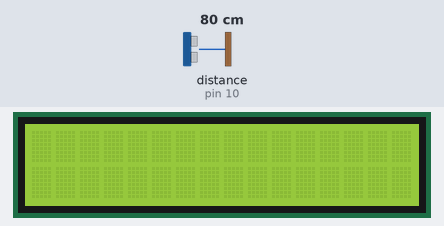
The program below on a simulated Arduino Uno, built with avr-gcc and run on an emulated ATmega328P. Shown: 16×2 character LCD. Inputs (shaded band) come from the test bench; at power-on: distance to the obstacle (sensor on pin 10) 80 cm. What the program prints to the serial monitor is not drawn.

Above: at 1.2 s.
1.3 s: distance to the obstacle (sensor on pin 10) set to 2 cm
At 1.8 s:
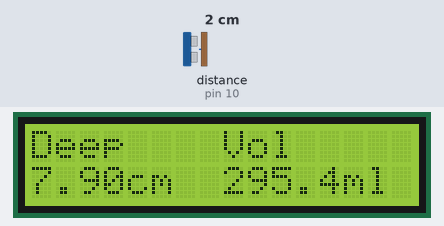
2.8 s: distance to the obstacle (sensor on pin 10) set to 4 cm
At 4.2 s:
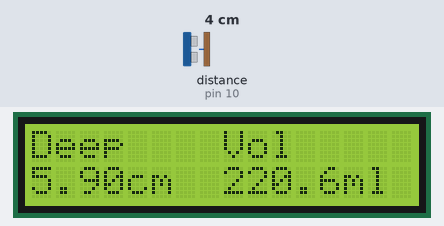
4.8 s: distance to the obstacle (sensor on pin 10) set to 9 cm
At 6.8 s:
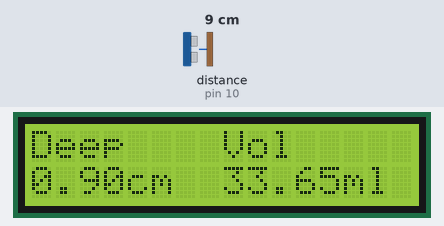
Timing chart, 0 to 8.3 s (numbered marks = the images above; inputs shaded):
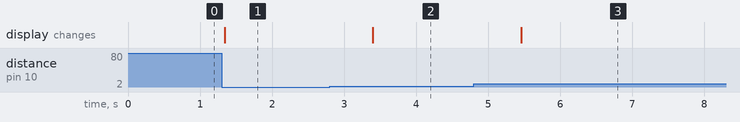

Measured:
- after the input at 1.3 s, the display: changes at once (image 1)
- after the input at 2.8 s, the display: changes after 0.60 s (image 2)
- after the input at 4.8 s, the display: changes after 0.66 s (image 3)

The program:

main.cpp
```cpp
#include <LiquidCrystal_I2C.h>  // Included from pio lib
#include <HCSR04.h>  // Included manually from lib
// TODO: set the 'cmath' library to be included
#include <math.h> // NOLINT(*-deprecated-headers)

UltraSonicDistanceSensor hc(12, 10);
LiquidCrystal_I2C lcd(0x27, 16, 2);

constexpr double TARGET_DISTANCE = 9.9;
constexpr double VASE_DIAMETER = 6.9;
double resetDistance;

double inline calculateArea(const double diameter) {
    return M_PI * pow(diameter / 2, 2);
}


void setup() {
    lcd.init();
    lcd.backlight();
    Serial.begin(9600);
}

void loop() {
    double distance = hc.measureDistanceCm();
    Serial.println(distance);

    if (distance < TARGET_DISTANCE) {
        distance == -1 ? distance = TARGET_DISTANCE  : distance;
        resetDistance = TARGET_DISTANCE - distance;
        lcd.clear();

        lcd.setCursor(0, 0);
        lcd.print("Deep");
        if (resetDistance >= 0.2) {
            lcd.setCursor(0, 1);
            lcd.print(resetDistance);
        } else {
            lcd.setCursor(0, 1);
            lcd.print(0.00);
        }        lcd.setCursor(4, 1);
        lcd.print("cm");

        lcd.setCursor(8, 0);
        lcd.print("Vol");
        if (resetDistance >= 0.2) {
            lcd.setCursor(8, 1);
            lcd.print(resetDistance * calculateArea(VASE_DIAMETER));
        } else {
            lcd.setCursor(8, 1);
            lcd.print(0.00);
        }
        lcd.setCursor(13, 1);
        lcd.print("ml");

        Serial.println(resetDistance);  // Optional for watching the reset distance in the serial monitor
        delay(1000);
    }
}
```
